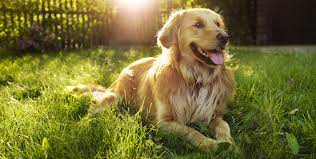
#> input picture dog.jpg, 316 x 159 px, found by its file name
$ jupyter execute --allow-errors Processing_image_data_for_Deep_Learning.ipynb   (shell and % lines are left out)
#> lines starting #> are read from the running program, lines starting #| are printed output that depends on the picture
# Topics:

  *Reading an image file and converting it to a numpy array

  *Resizing an image

  *RGB to Grayscale conversion

[cell 1]
# getting an image using web get

# Libraries that can be used for image processing:

1.matplotlib.image

2.Pillow

3.OpenCV (cv2)

[cell 2]
# importing the image module from matplotlib library

import matplotlib.image as mpimg
import matplotlib.pyplot as plt

[cell 3]
# loading an image through matplotlib.image module

img = mpimg.imread('/content/drive/MyDrive/DeepLearning/dog.jpg')
#> img is the input picture: shape (159, 316, 3); mean R, G, B 117.8, 111.9, 51.4

[cell 4]
type(img)

[cell 5]
print(img.shape)
#| (159, 316, 3)

[cell 6]
print(img)
#> (printed output is left out)

[cell 7]
# displaying the image from numpy array

img_plot = plt.imshow(img)
plt.show()

Resizing the image using Pillow library

[cell 8]
from PIL import Image

[cell 9]
img = Image.open('/content/drive/MyDrive/DeepLearning/dog.jpg')
img_resized = img.resize((200, 200))
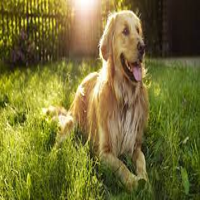
#> img_resized: PIL image 200x200 RGB; mean R, G, B 117.7, 111.9, 51.4

[cell 10]
img_resized.save('dog_image_resized.jpg')

#> (a cell that did not finish here is left out)

#> (a cell that did not finish here is left out)

**Converting RGB images to Grayscale image using OpenCV**

[cell 13]
# importing OpenCV library
import cv2

[cell 14]
img = cv2.imread('/content/drive/MyDrive/DeepLearning/dog.jpg')

[cell 15]
type(img)

[cell 16]
img.shape
#> Out = (159, 316, 3)

[cell 17]
grayscale_image = cv2.cvtColor(img, cv2.COLOR_RGB2GRAY)
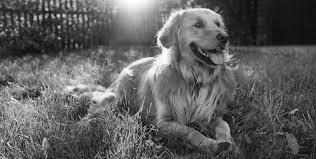
#> grayscale_image: shape (159, 316); min 4, max 255, mean 94.5

[cell 18]
type(grayscale_image)

[cell 19]
grayscale_image.shape
#> Out = (159, 316)

cv2.imshow() will display the image. But this will not be allowed in Google Colab.

from google.colab.patches import cv2_imshow

[cell 20]
from google.colab.patches import cv2_imshow

[cell 21]
# displaying the image
cv2_imshow(grayscale_image)

[cell 22]
# saving the grayscale image
cv2.imwrite('dog_grayscale_image.jpg', grayscale_image)
#> Out = True
